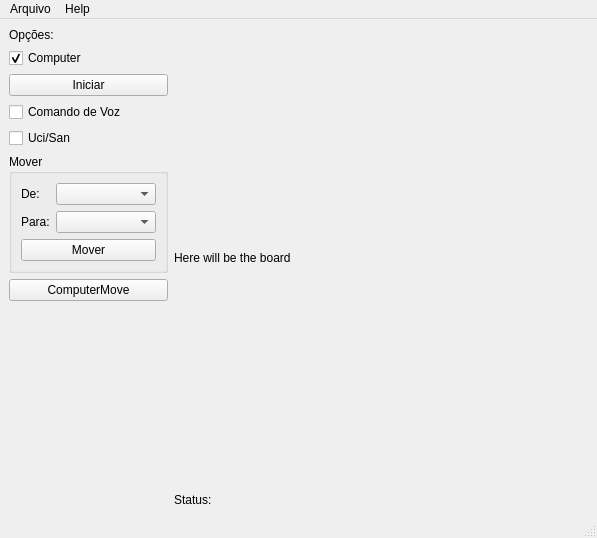
<?xml version="1.0" encoding="UTF-8"?>
<ui version="4.0">
 <class>MainWindow</class>
 <widget class="QMainWindow" name="MainWindow">
  <property name="geometry">
   <rect>
    <x>0</x>
    <y>0</y>
    <width>597</width>
    <height>538</height>
   </rect>
  </property>
  <property name="sizePolicy">
   <sizepolicy hsizetype="Preferred" vsizetype="Preferred">
    <horstretch>0</horstretch>
    <verstretch>0</verstretch>
   </sizepolicy>
  </property>
  <property name="minimumSize">
   <size>
    <width>597</width>
    <height>538</height>
   </size>
  </property>
  <property name="maximumSize">
   <size>
    <width>597</width>
    <height>538</height>
   </size>
  </property>
  <property name="windowTitle">
   <string>Xadrez de bruxo</string>
  </property>
  <widget class="QWidget" name="centralwidget">
   <layout class="QHBoxLayout" name="horizontalLayout">
    <item>
     <layout class="QVBoxLayout" name="verticalLayout_2">
      <item>
       <widget class="QLabel" name="lblOptions">
        <property name="text">
         <string>Opções:</string>
        </property>
       </widget>
      </item>
      <item>
       <widget class="QCheckBox" name="checkBoxComputer">
        <property name="text">
         <string>Computer</string>
        </property>
        <property name="checked">
         <bool>true</bool>
        </property>
       </widget>
      </item>
      <item>
       <widget class="QPushButton" name="btnOpIniciar">
        <property name="text">
         <string>Iniciar</string>
        </property>
       </widget>
      </item>
      <item>
       <widget class="QCheckBox" name="checkBoxVoiceCmd">
        <property name="text">
         <string>Comando de Voz</string>
        </property>
       </widget>
      </item>
      <item>
       <widget class="QCheckBox" name="checkBoxUciSan">
        <property name="text">
         <string>Uci/San</string>
        </property>
       </widget>
      </item>
      <item>
       <widget class="QGroupBox" name="groupBoxMover">
        <property name="title">
         <string>Mover</string>
        </property>
        <layout class="QVBoxLayout" name="verticalLayout_4">
         <item>
          <layout class="QHBoxLayout" name="horizontalLayout_4">
           <item>
            <widget class="QLabel" name="label_2">
             <property name="text">
              <string>De:</string>
             </property>
            </widget>
           </item>
           <item>
            <widget class="QComboBox" name="comboBoxMoveFrom">
             <property name="sizePolicy">
              <sizepolicy hsizetype="Preferred" vsizetype="Preferred">
               <horstretch>0</horstretch>
               <verstretch>0</verstretch>
              </sizepolicy>
             </property>
             <property name="minimumSize">
              <size>
               <width>100</width>
               <height>0</height>
              </size>
             </property>
            </widget>
           </item>
          </layout>
         </item>
         <item>
          <layout class="QHBoxLayout" name="horizontalLayout_5">
           <item>
            <widget class="QLabel" name="label">
             <property name="text">
              <string>Para:</string>
             </property>
            </widget>
           </item>
           <item>
            <widget class="QComboBox" name="comboBoxMoveTo">
             <property name="sizePolicy">
              <sizepolicy hsizetype="Preferred" vsizetype="Preferred">
               <horstretch>0</horstretch>
               <verstretch>0</verstretch>
              </sizepolicy>
             </property>
             <property name="minimumSize">
              <size>
               <width>100</width>
               <height>0</height>
              </size>
             </property>
            </widget>
           </item>
          </layout>
         </item>
         <item>
          <widget class="QPushButton" name="pushButtonMove">
           <property name="text">
            <string>Mover</string>
           </property>
          </widget>
         </item>
        </layout>
       </widget>
      </item>
      <item>
       <widget class="QPushButton" name="btn_computer_move">
        <property name="text">
         <string>ComputerMove</string>
        </property>
       </widget>
      </item>
      <item>
       <spacer name="verticalSpacer">
        <property name="orientation">
         <enum>Qt::Vertical</enum>
        </property>
        <property name="sizeHint" stdset="0">
         <size>
          <width>20</width>
          <height>40</height>
         </size>
        </property>
       </spacer>
      </item>
     </layout>
    </item>
    <item>
     <layout class="QVBoxLayout" name="verticalLayout">
      <item>
       <layout class="QVBoxLayout" name="verticalLayout_7">
        <item>
         <widget class="QLabel" name="label_3">
          <property name="sizePolicy">
           <sizepolicy hsizetype="Expanding" vsizetype="Expanding">
            <horstretch>0</horstretch>
            <verstretch>0</verstretch>
           </sizepolicy>
          </property>
          <property name="text">
           <string>Here will be the board</string>
          </property>
         </widget>
        </item>
       </layout>
      </item>
      <item>
       <widget class="QLabel" name="labelStatus">
        <property name="text">
         <string>Status:</string>
        </property>
       </widget>
      </item>
     </layout>
    </item>
   </layout>
  </widget>
  <widget class="QMenuBar" name="menubar">
   <property name="geometry">
    <rect>
     <x>0</x>
     <y>0</y>
     <width>597</width>
     <height>28</height>
    </rect>
   </property>
   <widget class="QMenu" name="menuArquivo">
    <property name="title">
     <string>Arquivo</string>
    </property>
   </widget>
   <widget class="QMenu" name="menuHelp">
    <property name="title">
     <string>Help</string>
    </property>
   </widget>
   <addaction name="menuArquivo"/>
   <addaction name="menuHelp"/>
  </widget>
  <widget class="QStatusBar" name="statusbar"/>
 </widget>
 <resources/>
 <connections/>
</ui>
